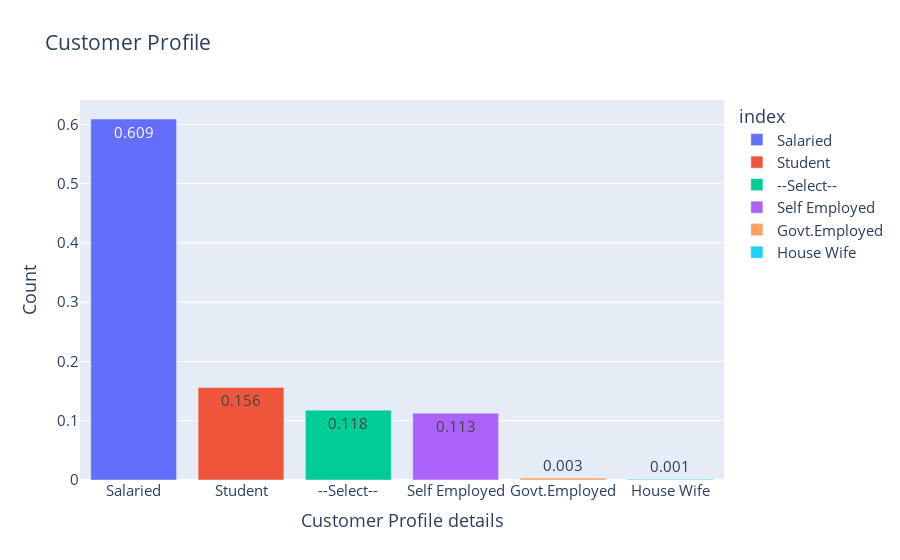

This figure's notebook cell:
### Markdown cell above
### 3.3 Customer Profile

### Code cell
Customer_Profile_df = df['Customer_Profile'].value_counts(normalize=True)

fig = px.bar(Customer_Profile_df, x=Customer_Profile_df.index, y=Customer_Profile_df.values, 
             color=Customer_Profile_df.index, 
       text=Customer_Profile_df.values.round(3), title="Customer Profile")
fig.update_traces(width=0.8)
fig.update_layout(
    xaxis_title="Customer Profile details",
    yaxis_title="Count",
    font = dict(size=15))
fig.show()

### Figure 1 — Plotly figure (JSON) as saved in the notebook; plotly's stock layout.template omitted (floating-point values rounded to 4 significant figures)
{"data": [{"alignmentgroup": "True", "hovertemplate": "index=%{x}<br>y=%{y}<br>text=%{text}<extra></extra>", "legendgroup": "Salaried", "marker": {"color": "#636efa", "pattern": {"shape": ""}}, "name": "Salaried", "offsetgroup": "Salaried", "orientation": "v", "showlegend": true, "text": [0.609], "textposition": "auto", "type": "bar", "width": 0.8, "x": ["Salaried"], "xaxis": "x", "y": [0.6091], "yaxis": "y"}, {"alignmentgroup": "True", "hovertemplate": "index=%{x}<br>y=%{y}<br>text=%{text}<extra></extra>", "legendgroup": "Student", "marker": {"color": "#EF553B", "pattern": {"shape": ""}}, "name": "Student", "offsetgroup": "Student", "orientation": "v", "showlegend": true, "text": [0.156], "textposition": "auto", "type": "bar", "width": 0.8, "x": ["Student"], "xaxis": "x", "y": [0.1561], "yaxis": "y"}, {"alignmentgroup": "True", "hovertemplate": "index=%{x}<br>y=%{y}<br>text=%{text}<extra></extra>", "legendgroup": "--Select--", "marker": {"color": "#00cc96", "pattern": {"shape": ""}}, "name": "--Select--", "offsetgroup": "--Select--", "orientation": "v", "showlegend": true, "text": [0.118], "textposition": "auto", "type": "bar", "width": 0.8, "x": ["--Select--"], "xaxis": "x", "y": [0.1178], "yaxis": "y"}, {"alignmentgroup": "True", "hovertemplate": "index=%{x}<br>y=%{y}<br>text=%{text}<extra></extra>", "legendgroup": "Self Employed", "marker": {"color": "#ab63fa", "pattern": {"shape": ""}}, "name": "Self Employed", "offsetgroup": "Self Employed", "orientation": "v", "showlegend": true, "text": [0.113], "textposition": "auto", "type": "bar", "width": 0.8, "x": ["Self Employed"], "xaxis": "x", "y": [0.1127], "yaxis": "y"}, {"alignmentgroup": "True", "hovertemplate": "index=%{x}<br>y=%{y}<br>text=%{text}<extra></extra>", "legendgroup": "Govt.Employed", "marker": {"color": "#FFA15A", "pattern": {"shape": ""}}, "name": "Govt.Employed", "offsetgroup": "Govt.Employed", "orientation": "v", "showlegend": true, "text": [0.003], "textposition": "auto", "type": "bar", "width": 0.8, "x": ["Govt.Employed"], "xaxis": "x", "y": [0.003171], "yaxis": "y"}, {"alignmentgroup": "True", "hovertemplate": "index=%{x}<br>y=%{y}<br>text=%{text}<extra></extra>", "legendgroup": "House Wife", "marker": {"color": "#19d3f3", "pattern": {"shape": ""}}, "name": "House Wife", "offsetgroup": "House Wife", "orientation": "v", "showlegend": true, "text": [0.001], "textposition": "auto", "type": "bar", "width": 0.8, "x": ["House Wife"], "xaxis": "x", "y": [0.001111], "yaxis": "y"}], "layout": {"barmode": "relative", "font": {"size": 15}, "legend": {"title": {"text": "index"}, "tracegroupgap": 0}, "title": {"text": "Customer Profile"}, "xaxis": {"anchor": "y", "categoryarray": ["Salaried", "Student", "--Select--", "Self Employed", "Govt.Employed", "House Wife"], "categoryorder": "array", "domain": [0, 1], "title": {"text": "Customer Profile details"}}, "yaxis": {"anchor": "x", "domain": [0, 1], "title": {"text": "Count"}}}}
